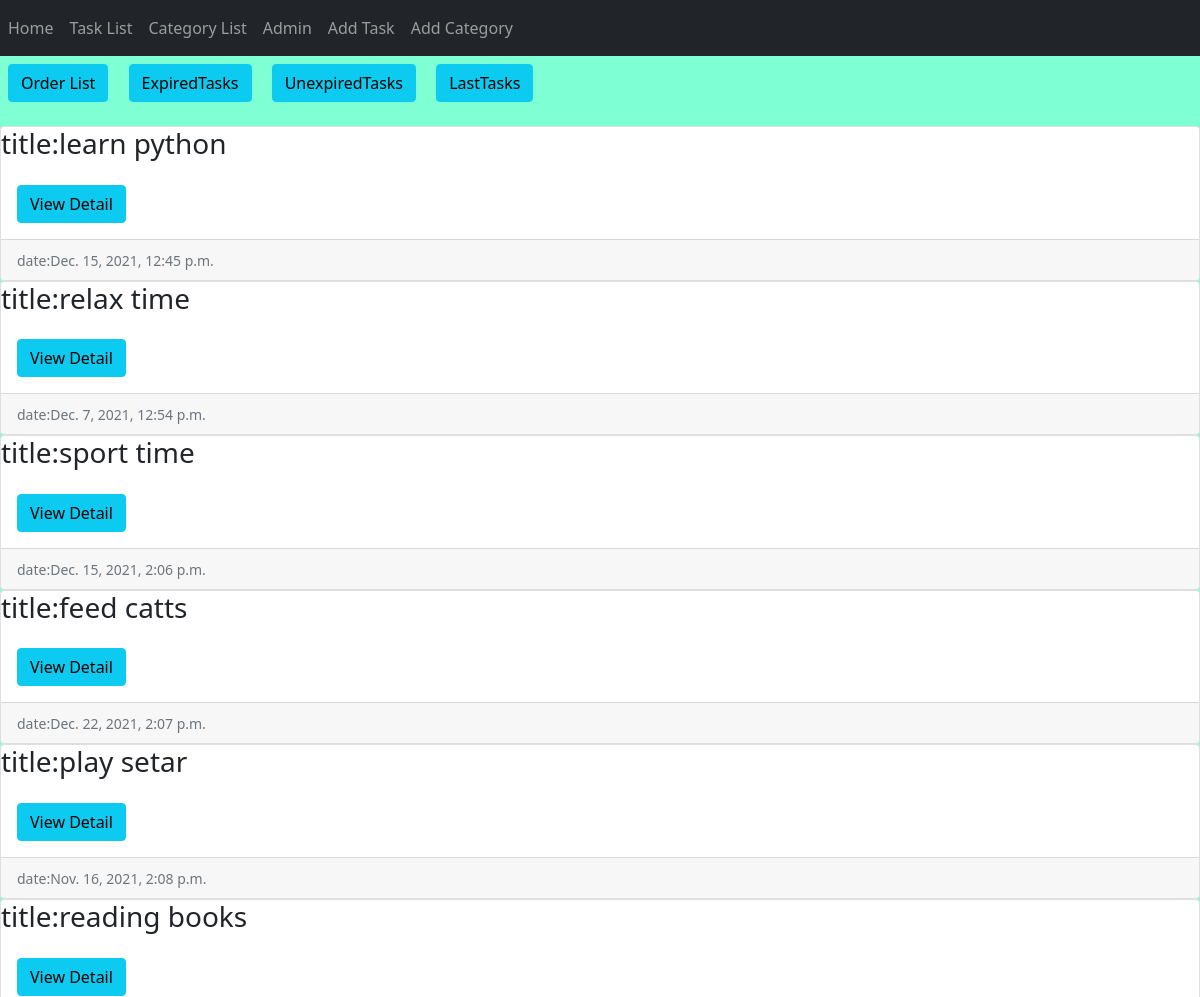
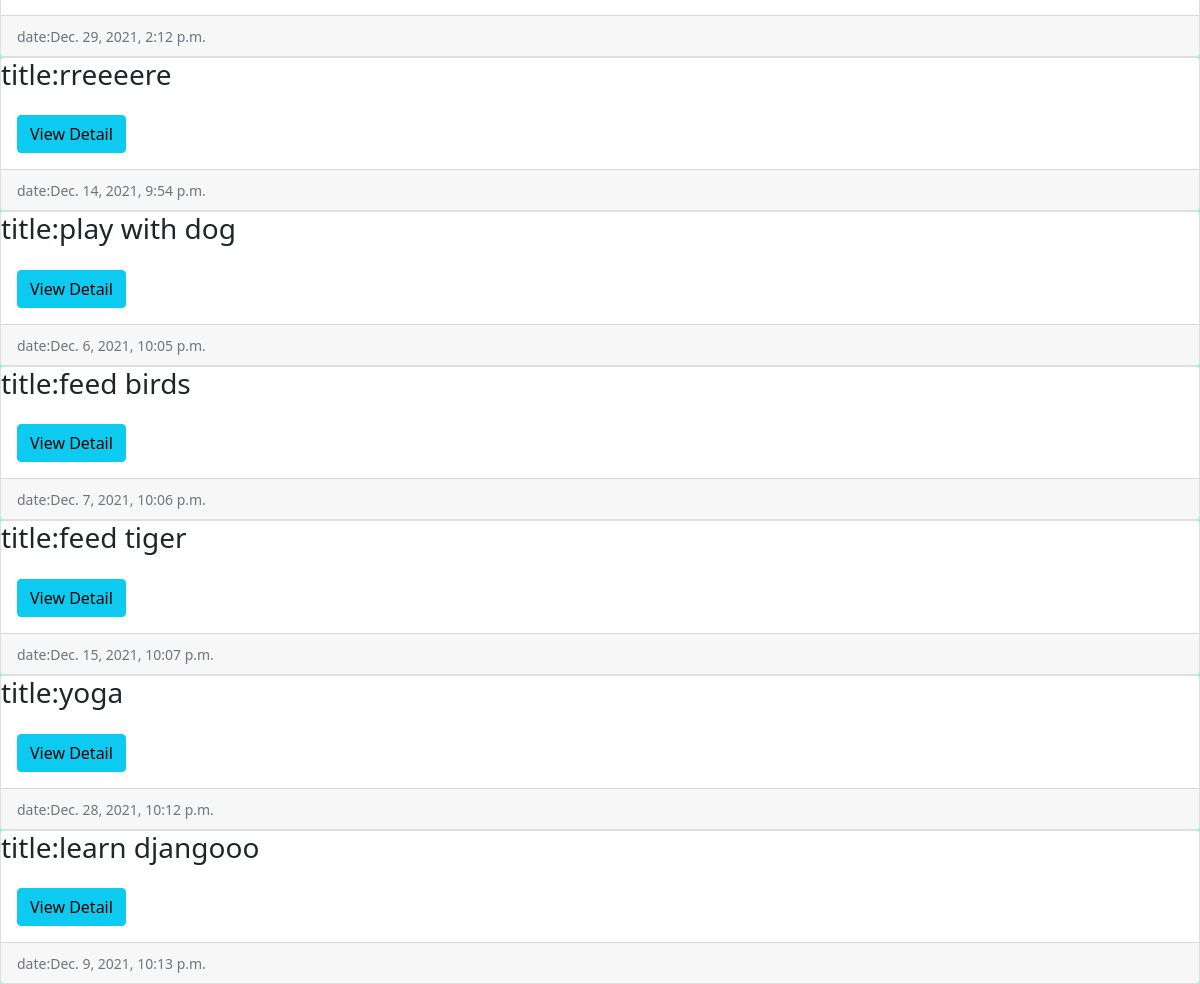
/tasks/, run on the app's committed database (2 pictures, top to bottom).
### todo/models.py (models this page shows, shortened)
class Task(models.Model):
    category = models.ManyToManyField('Category')
    title = models.CharField(max_length=30)
    description = models.TextField()
    Priority = models.IntegerField()
    due_date = models.DateTimeField()
    create_time = models.DateField(auto_now_add=True)

### todo/views.py (the view, shortened to what this page needs)
# urls.py: path('tasks/', TaskList.as_view(), name="task_list"),
class TaskList(ListView):
    model = Task
    def get(self, request):
        sort_by = request.GET.get("sort", "l")
        if sort_by == "l":
            tasks = Task.objects.all()
        else:
             tasks = Task.objects.all().order_by("due_date")
        return render(request,'todo/task_list.html', {'tasks':tasks})

### templates/todo/task_list.html (shortened to what this page needs)
{% extends 'base.html' %}
{% load static %}
{% block content %}
<form method="POST">
  <a href="?sort=1" class="btn btn-info m-2">Order List</a>
  <a href="#" class="btn btn-info m-2" id="expired_tasks">ExpiredTasks</a>
  <a href="#" class="btn btn-info m-2" id="unexpired_tasks">UnexpiredTasks</a>
  <a href="#" class="btn btn-info m-2" id="last_tasks">LastTasks</a>
</form>
{% for t in tasks %}
<div class="card-group">
  <div class="card">
    <h3 class="card-img-top" >title:{{t.title}} </h3>
    <div class="card-body">
      <a href="{% url 'task_detail' t.pk %}" class="btn btn-info">View Detail</a>
    </div>
    <div class="card-footer">
      <small class="text-muted">date:{{t.due_date}}</small>
    </div>
  </div>
</div>
{% endfor %}
{% endblock content %}

### templates/base.html (shortened to what this page needs)
<!DOCTYPE html>
<html lang="en">
<head>
    {% load static %}
    <link href="https://cdn.jsdelivr.net/npm/bootstrap@5.1.3/dist/css/bootstrap.min.css" rel="stylesheet">
    <link rel ="stylesheet" href={% static "todo/a.css" %}>
</head>
<body>
    {% include 'index.html' %}
    {% block content %}
    {% endblock content %}
</body>
</html>

### templates/index.html (shortened to what this page needs)
<nav class="navbar navbar-expand-lg navbar-dark bg-dark">
  <div class="collapse navbar-collapse" id="navbarNav">
    <ul class="navbar-nav">
     <li class="nav-item active">
        <a class="nav-link" href="{% url 'home' %}">Home</a>
      </li>
      <li class="nav-item active">
        <a class="nav-link" href="{% url 'task_list' %}">Task List</a>
      </li>
      <li class="nav-item">
        <a class="nav-link" href="{% url 'category_list' %}">Category List</a>
      </li>
      <li class="nav-item">
        <a class="nav-link" href="{% url 'admin:index' %}">Admin</a>
      </li>
       <li class="nav-item">
        <a class="nav-link" href="{% url 'add_task' %}">Add Task</a>
      </li>
      <li class="nav-item">
        <a class="nav-link" href="{% url 'add_category' %}">Add Category</a>
      </li>
    </ul>
  </div>
</nav>

### static/todo/a.css (style rules this page uses)
body { background-color: aquamarine; }

### data on the page
Task: title "learn python", due_date "Dec. 15, 2021, 12:45 p.m."
Task: title "relax time", due_date "Dec. 7, 2021, 12:54 p.m."
Task: title "sport time", due_date "Dec. 15, 2021, 2:06 p.m."
Task: title "feed catts", due_date "Dec. 22, 2021, 2:07 p.m."
Task: title "play setar", due_date "Nov. 16, 2021, 2:08 p.m."
Task: title "reading books", due_date "Dec. 29, 2021, 2:12 p.m."
Task: title "rreeeere", due_date "Dec. 14, 2021, 9:54 p.m."
Task: title "play with dog", due_date "Dec. 6, 2021, 10:05 p.m."
Task: title "feed birds", due_date "Dec. 7, 2021, 10:06 p.m."
Task: title "feed tiger", due_date "Dec. 15, 2021, 10:07 p.m."
Task: title "yoga", due_date "Dec. 28, 2021, 10:12 p.m."
Task: title "learn djangooo", due_date "Dec. 9, 2021, 10:13 p.m."
